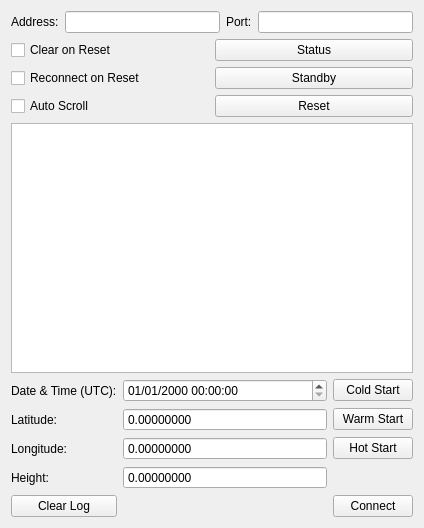
<?xml version="1.0" encoding="UTF-8"?>
<ui version="4.0">
 <class>TelecommandWidget</class>
 <widget class="QWidget" name="TelecommandWidget">
  <property name="geometry">
   <rect>
    <x>0</x>
    <y>0</y>
    <width>424</width>
    <height>528</height>
   </rect>
  </property>
  <property name="windowTitle">
   <string>Telecommand</string>
  </property>
  <layout class="QVBoxLayout" name="verticalLayout">
   <item>
    <layout class="QHBoxLayout" name="horizontalLayout_1">
     <item>
      <widget class="QLabel" name="addressLabel">
       <property name="text">
        <string>Address:</string>
       </property>
      </widget>
     </item>
     <item>
      <widget class="QLineEdit" name="addressLineEdit"/>
     </item>
     <item>
      <widget class="QLabel" name="portLabel">
       <property name="text">
        <string>Port:</string>
       </property>
      </widget>
     </item>
     <item>
      <widget class="QLineEdit" name="portLineEdit"/>
     </item>
    </layout>
   </item>
   <item>
    <layout class="QGridLayout" name="gridLayout_2">
     <item row="1" column="0">
      <widget class="QCheckBox" name="clearCheckBox">
       <property name="sizePolicy">
        <sizepolicy hsizetype="Preferred" vsizetype="Fixed">
         <horstretch>0</horstretch>
         <verstretch>0</verstretch>
        </sizepolicy>
       </property>
       <property name="text">
        <string>Clear on Reset</string>
       </property>
      </widget>
     </item>
     <item row="2" column="0">
      <widget class="QCheckBox" name="reconnectCheckBox">
       <property name="sizePolicy">
        <sizepolicy hsizetype="Preferred" vsizetype="Fixed">
         <horstretch>0</horstretch>
         <verstretch>0</verstretch>
        </sizepolicy>
       </property>
       <property name="text">
        <string>Reconnect on Reset</string>
       </property>
      </widget>
     </item>
     <item row="3" column="0">
      <widget class="QCheckBox" name="autoScrollCheckBox">
       <property name="sizePolicy">
        <sizepolicy hsizetype="Preferred" vsizetype="Fixed">
         <horstretch>0</horstretch>
         <verstretch>0</verstretch>
        </sizepolicy>
       </property>
       <property name="text">
        <string>Auto Scroll</string>
       </property>
      </widget>
     </item>
     <item row="1" column="1">
      <widget class="QPushButton" name="statusPushButton">
       <property name="sizePolicy">
        <sizepolicy hsizetype="Preferred" vsizetype="Fixed">
         <horstretch>0</horstretch>
         <verstretch>0</verstretch>
        </sizepolicy>
       </property>
       <property name="text">
        <string>Status</string>
       </property>
      </widget>
     </item>
     <item row="2" column="1">
      <widget class="QPushButton" name="standbyPushButton">
       <property name="sizePolicy">
        <sizepolicy hsizetype="Preferred" vsizetype="Fixed">
         <horstretch>0</horstretch>
         <verstretch>0</verstretch>
        </sizepolicy>
       </property>
       <property name="text">
        <string>Standby</string>
       </property>
      </widget>
     </item>
     <item row="3" column="1">
      <widget class="QPushButton" name="resetPushButton">
       <property name="sizePolicy">
        <sizepolicy hsizetype="Preferred" vsizetype="Fixed">
         <horstretch>0</horstretch>
         <verstretch>0</verstretch>
        </sizepolicy>
       </property>
       <property name="text">
        <string>Reset</string>
       </property>
      </widget>
     </item>
    </layout>
   </item>
   <item>
    <widget class="QPlainTextEdit" name="plainTextEdit">
     <property name="undoRedoEnabled">
      <bool>false</bool>
     </property>
     <property name="readOnly">
      <bool>true</bool>
     </property>
    </widget>
   </item>
   <item>
    <layout class="QGridLayout" name="gridLayout_3">
     <item row="1" column="2">
      <widget class="QDoubleSpinBox" name="latitudeDoubleSpinBox">
       <property name="sizePolicy">
        <sizepolicy hsizetype="Expanding" vsizetype="Fixed">
         <horstretch>0</horstretch>
         <verstretch>0</verstretch>
        </sizepolicy>
       </property>
       <property name="buttonSymbols">
        <enum>QAbstractSpinBox::NoButtons</enum>
       </property>
       <property name="accelerated">
        <bool>false</bool>
       </property>
       <property name="decimals">
        <number>8</number>
       </property>
       <property name="minimum">
        <double>-90.000000000000000</double>
       </property>
       <property name="maximum">
        <double>90.000000000000000</double>
       </property>
       <property name="singleStep">
        <double>0.000001000000000</double>
       </property>
      </widget>
     </item>
     <item row="1" column="0">
      <widget class="QLabel" name="latitudeLabel">
       <property name="text">
        <string>Latitude:</string>
       </property>
      </widget>
     </item>
     <item row="2" column="2">
      <widget class="QDoubleSpinBox" name="longitudeDoubleSpinBox">
       <property name="sizePolicy">
        <sizepolicy hsizetype="Expanding" vsizetype="Fixed">
         <horstretch>0</horstretch>
         <verstretch>0</verstretch>
        </sizepolicy>
       </property>
       <property name="buttonSymbols">
        <enum>QAbstractSpinBox::NoButtons</enum>
       </property>
       <property name="accelerated">
        <bool>false</bool>
       </property>
       <property name="decimals">
        <number>8</number>
       </property>
       <property name="minimum">
        <double>-180.000000000000000</double>
       </property>
       <property name="maximum">
        <double>180.000000000000000</double>
       </property>
       <property name="singleStep">
        <double>0.000001000000000</double>
       </property>
      </widget>
     </item>
     <item row="0" column="4">
      <widget class="QPushButton" name="coldStartPushButton">
       <property name="sizePolicy">
        <sizepolicy hsizetype="Preferred" vsizetype="Fixed">
         <horstretch>0</horstretch>
         <verstretch>0</verstretch>
        </sizepolicy>
       </property>
       <property name="text">
        <string>Cold Start</string>
       </property>
      </widget>
     </item>
     <item row="3" column="0">
      <widget class="QLabel" name="heightLabel">
       <property name="text">
        <string>Height:</string>
       </property>
      </widget>
     </item>
     <item row="3" column="2">
      <widget class="QDoubleSpinBox" name="heightDoubleSpinBox">
       <property name="sizePolicy">
        <sizepolicy hsizetype="Expanding" vsizetype="Fixed">
         <horstretch>0</horstretch>
         <verstretch>0</verstretch>
        </sizepolicy>
       </property>
       <property name="buttonSymbols">
        <enum>QAbstractSpinBox::NoButtons</enum>
       </property>
       <property name="decimals">
        <number>8</number>
       </property>
       <property name="maximum">
        <double>500000.000000000000000</double>
       </property>
       <property name="singleStep">
        <double>0.000001000000000</double>
       </property>
      </widget>
     </item>
     <item row="1" column="4">
      <widget class="QPushButton" name="warmStartPushButton">
       <property name="sizePolicy">
        <sizepolicy hsizetype="Preferred" vsizetype="Fixed">
         <horstretch>0</horstretch>
         <verstretch>0</verstretch>
        </sizepolicy>
       </property>
       <property name="text">
        <string>Warm Start</string>
       </property>
      </widget>
     </item>
     <item row="2" column="0">
      <widget class="QLabel" name="longitudeLabel">
       <property name="text">
        <string>Longitude:</string>
       </property>
      </widget>
     </item>
     <item row="0" column="0">
      <widget class="QLabel" name="dateTImeLabel">
       <property name="text">
        <string>Date &amp; Time (UTC):</string>
       </property>
      </widget>
     </item>
     <item row="0" column="2">
      <widget class="QDateTimeEdit" name="dateTimeEdit">
       <property name="sizePolicy">
        <sizepolicy hsizetype="Expanding" vsizetype="Fixed">
         <horstretch>0</horstretch>
         <verstretch>0</verstretch>
        </sizepolicy>
       </property>
       <property name="displayFormat">
        <string>dd/MM/yyyy HH:mm:ss</string>
       </property>
       <property name="timeSpec">
        <enum>Qt::UTC</enum>
       </property>
      </widget>
     </item>
     <item row="2" column="4">
      <widget class="QPushButton" name="hotStartPushButton">
       <property name="sizePolicy">
        <sizepolicy hsizetype="Preferred" vsizetype="Fixed">
         <horstretch>0</horstretch>
         <verstretch>0</verstretch>
        </sizepolicy>
       </property>
       <property name="text">
        <string>Hot Start</string>
       </property>
      </widget>
     </item>
     <item row="4" column="0">
      <widget class="QPushButton" name="clearPushButton">
       <property name="sizePolicy">
        <sizepolicy hsizetype="Preferred" vsizetype="Fixed">
         <horstretch>0</horstretch>
         <verstretch>0</verstretch>
        </sizepolicy>
       </property>
       <property name="text">
        <string>Clear Log</string>
       </property>
      </widget>
     </item>
     <item row="4" column="4">
      <widget class="QPushButton" name="connectPushButton">
       <property name="sizePolicy">
        <sizepolicy hsizetype="Preferred" vsizetype="Fixed">
         <horstretch>0</horstretch>
         <verstretch>0</verstretch>
        </sizepolicy>
       </property>
       <property name="text">
        <string>Connect</string>
       </property>
      </widget>
     </item>
    </layout>
   </item>
  </layout>
 </widget>
 <resources/>
 <connections/>
</ui>
